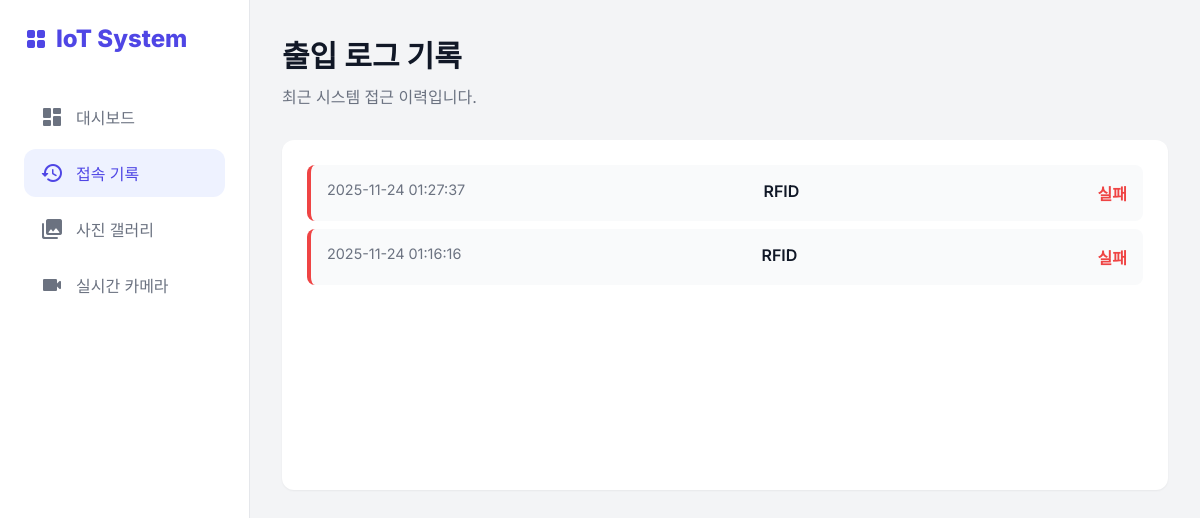
Page /logs on the earlier database version.
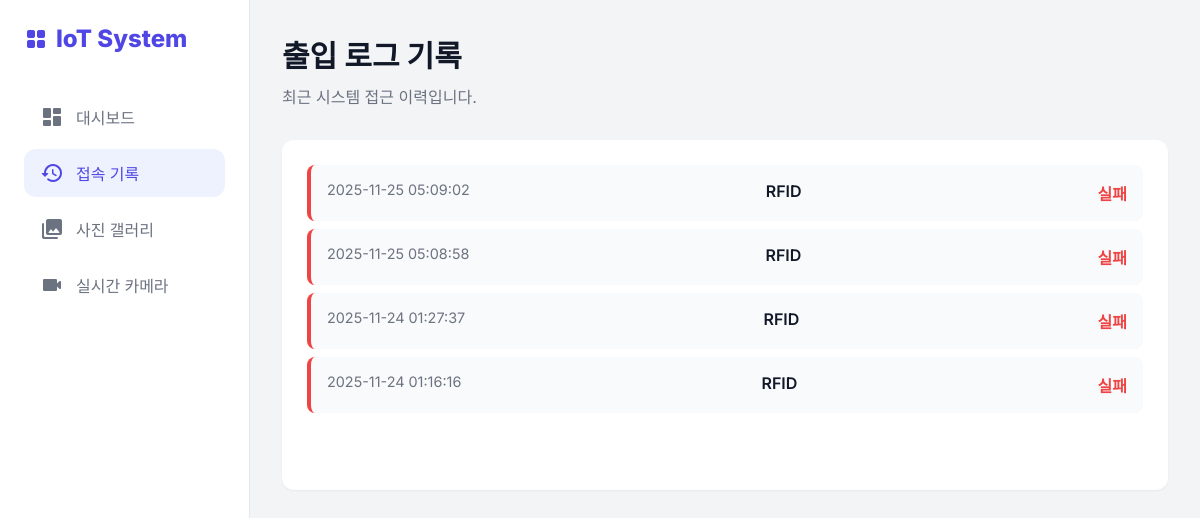
Same page on the later database version.
### tables this page shows
CREATE TABLE logs (
    id INTEGER PRIMARY KEY AUTOINCREMENT,
    method TEXT NOT NULL,      -- 'RFID' 또는 'KEYPAD'
    success INTEGER NOT NULL,  -- 1=성공, 0=실패
    created_at TIMESTAMP DEFAULT CURRENT_TIMESTAMP
);

### web_server.py (the view)
@app.route("/logs")
def logs():
    try:
        conn = sqlite3.connect(DB_FILE)
        c = conn.cursor()
        c.execute("SELECT method, success, created_at FROM logs ORDER BY id DESC")
        logs = c.fetchall()
        conn.close()
    except Exception as e:
        print(f"DB Error: {e}")
        logs = []
    return render_template("logs.html", logs=logs)

### templates/logs.html (shortened to what this page needs)
{% extends "layout.html" %}
{% block content %}
<div class="header">
    <h1>출입 로그 기록</h1>
    <p>최근 시스템 접근 이력입니다.</p>
</div>
<div class="card">
    {% if logs %}
    <div class="log-list">
        {% for method, success, created_at in logs %}
        <div class="log-item {% if success %}success{% else %}fail{% endif %}">
            <span class="time">{{ created_at }}</span>
            <span class="method">{{ method }}</span>
            <span class="status">{{ '성공' if success else '실패' }}</span>
        </div>
        {% endfor %}
    </div>
    {% else %}
    <p class="empty">아직 기록이 없습니다.</p>
    {% endif %}
</div>
{% endblock %}

### templates/layout.html (shortened to what this page needs)
<!DOCTYPE html>
<html lang="ko">
<head>
    <link rel="stylesheet" href="{{ url_for('static', filename='index.css') }}">
</head>
<body>
    <nav class="sidebar">
        <a href="/" class="logo">
            <span class="material-icons-round">grid_view</span>
            IoT System
        </a>
        <ul class="nav-links">
            <li class="nav-item">
                <a href="/" class="{{ 'active' if request.path == '/' else '' }}">
                    <span class="material-icons-round">dashboard</span>
                    대시보드
                </a>
            </li>
            <li class="nav-item">
                <a href="/logs" class="{{ 'active' if request.path == '/logs' else '' }}">
                    <span class="material-icons-round">history</span>
                    접속 기록
                </a>
            </li>
            <li class="nav-item">
                <a href="/photos" class="{{ 'active' if request.path == '/photos' else '' }}">
                    <span class="material-icons-round">photo_library</span>
                    사진 갤러리
                </a>
            </li>
            <li class="nav-item">
                <a href="/camera" class="{{ 'active' if request.path == '/camera' else '' }}">
                    <span class="material-icons-round">videocam</span>
                    실시간 카메라
                </a>
            </li>
        </ul>
    </nav>
    <main class="main-content">
        {% block content %}{% endblock %}
    </main>
</body>
</html>

### static/index.css (style rules this page uses)
:root { --primary-color: #4f46e5; --primary-hover: #4338ca; --bg-color: #f3f4f6; --card-bg: #ffffff; --text-main: #111827; --text-secondary: #6b7280; --sidebar-width: 250px; --shadow-sm: 0 1px 2px 0 rgba(0, 0, 0, 0.05); --shadow-md: 0 4px 6px -1px rgba(0, 0, 0, 0.1), 0 2px 4px -1px rgba(0, 0, 0, 0.06); --radius: 0.75rem; }
* { margin: 0; padding: 0; box-sizing: border-box; font-family: 'Inter', -apple-system, BlinkMacSystemFont, "Segoe UI", Roboto, "Helvetica Neue", Arial, sans-serif; }
body { background-color: var(--bg-color); color: var(--text-main); display: flex; min-height: 100vh; }
.sidebar { width: var(--sidebar-width); background-color: var(--card-bg); border-right: 1px solid #e5e7eb; padding: 1.5rem; display: flex; flex-direction: column; position: fixed; height: 100%; }
.logo { font-size: 1.5rem; font-weight: 800; color: var(--primary-color); text-decoration: none; margin-bottom: 2.5rem; display: flex; align-items: center; gap: 0.5rem; }
.nav-links { list-style: none; display: flex; flex-direction: column; gap: 0.5rem; }
.nav-item a { display: flex; align-items: center; gap: 0.75rem; padding: 0.75rem 1rem; text-decoration: none; color: var(--text-secondary); border-radius: var(--radius); transition: all 0.2s ease; font-weight: 500; }
.nav-item a:hover, .nav-item a.active { background-color: #eef2ff; color: var(--primary-color); }
.main-content { margin-left: var(--sidebar-width); flex: 1; padding: 2rem; }
.header { margin-bottom: 2rem; }
.header h1 { font-size: 1.875rem; font-weight: 700; color: var(--text-main); }
.header p { color: var(--text-secondary); margin-top: 0.5rem; }
.card { background-color: var(--card-bg); border-radius: var(--radius); padding: 1.5rem; box-shadow: var(--shadow-sm); transition: transform 0.2s ease, box-shadow 0.2s ease; display: flex; flex-direction: column; justify-content: space-between; height: 350px; text-decoration: none; color: inherit; border: 1px solid transparent; }

### templates/logs.html (style rules this page uses)
.log-list { display: flex; flex-direction: column; gap: 0.5rem; }
.log-item { display: flex; justify-content: space-between; padding: 1rem; background: #f9fafb; border-radius: 0.5rem; border-left: 4px solid #ccc; }
.log-item.fail { border-left-color: #ef4444; }
.time { color: #6b7280; font-size: 0.9rem; }
.method { font-weight: 600; }
.status { font-weight: bold; }
.log-item.fail .status { color: #ef4444; }

Differences in the rows shown:
added logs: created_at "2025-11-25 05:09:02", method "RFID", success "실패"
added logs: created_at "2025-11-25 05:08:58", method "RFID", success "실패"
